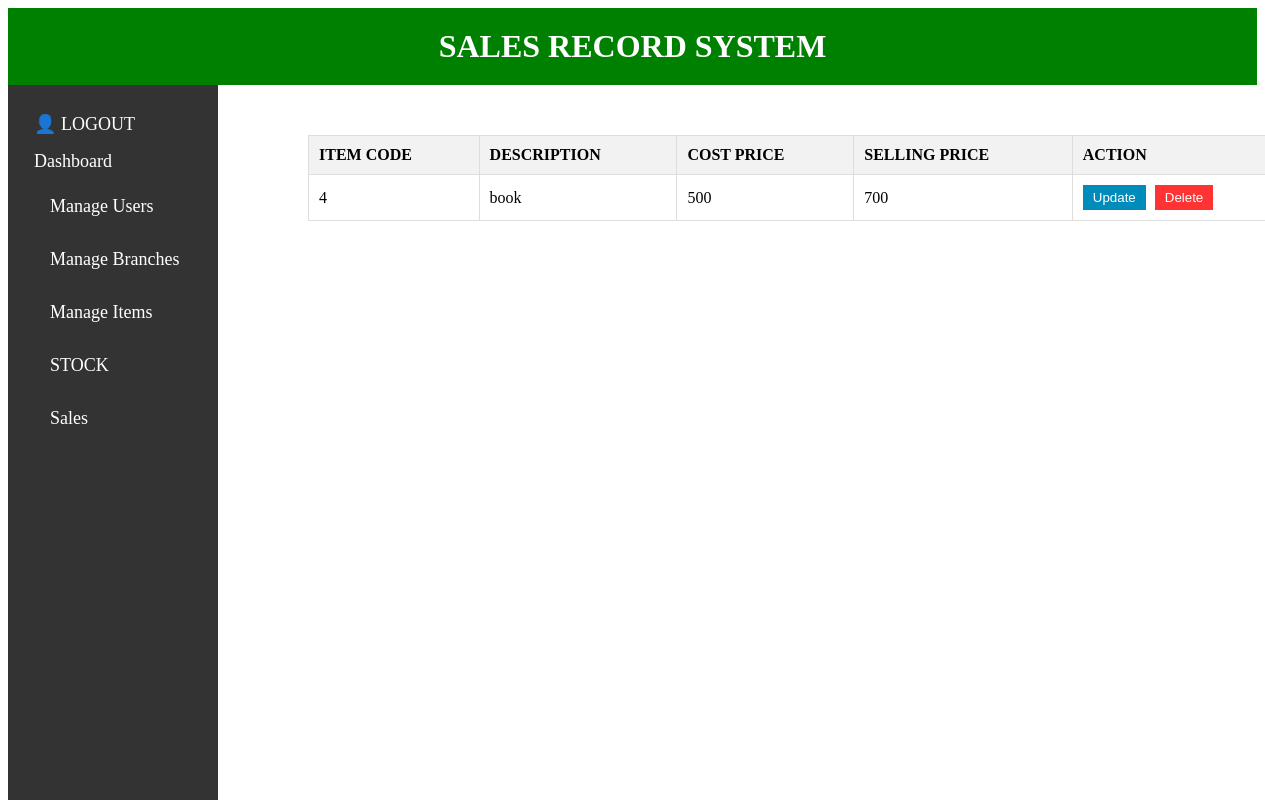
The page /stock.php on the database its author committed.
### tables this page shows
CREATE TABLE `items` (
  `id` int NOT NULL,
  `itemcode` varchar(1000) NOT NULL,
  `description` varchar(500) NOT NULL,
  `costprice` int NOT NULL,
  `sellingprice` int NOT NULL,
  `status` text
);

### stock.php (the view, shortened to what this page needs)
<?php
$servername = "localhost";
$username = "root";
$password = "mysql";
$dbname = "salesrecord";
$conn = new mysqli($servername, $username, $password, $dbname);
$sql = "SELECT id, itemcode,description,costprice,sellingprice,status FROM items WHERE status='available'";
$result = $conn->query($sql);
?>
<!DOCTYPE html>
<html>
<head>
    <div id="header">
        <h1>SALES RECORD SYSTEM</h1>
    </div>
<body>
     <div class="sidebar">
    <a href="login.php">
        <span>&#128100;</span>
        LOGOUT
    </a>
    <a href="admin.php">Dashboard</a>
    <div class="submenu">
        <a href="">Manage Users</a>
    </div>
    <div class="submenu">
        <a href="">Manage Branches</a>
    </div>
    <div class="submenu">
        <a href="">Manage Items</a>
    </div>
    <div class="submenu">
        <a href="">STOCK</a>
    </div>
<div class="submenu">
        <a href="">Sales</a>
    </div>
</div>
    <table>
        <tr>
            <th>ITEM CODE</th>
             <th>DESCRIPTION</th>
            <th>COST PRICE</th>
            <th>SELLING PRICE</th>
            <th>ACTION</th>
        </tr>
        <?php
        if ($result->num_rows > 0) {
            while ($row = $result->fetch_assoc()) {
                echo "<tr>";
                echo "<td>" . $row['itemcode'] . "</td>";
                 echo "<td>" . $row['description'] . "</td>";
                echo "<td>" . $row['costprice'] . "</td>";
                echo "<td>" . $row['sellingprice'] . "</td>";
                echo "<td class='action-buttons'>
                    <button class='update-btn' onclick='updateUser(" . $row['id'] . ")'>Update</button>
                    <button class='delete-btn' onclick='deleteUser(" . $row['id'] . ")'>Delete</button>
                  </td>";
                echo "</tr>";
            }
        } else {
            echo "<tr><td colspan='8'>No records found.</td></tr>";
        }
        ?>
    </table>
</body>
</html>

### stock.php (style rules this page uses)
#header { text-align: center; padding: 10px; margin-left: 50; background-color: green; color: #fff; }
h1 { margin: 10px 0; }
table { width: 80%; border-collapse: collapse; margin-top: 50px; margin-left: 300px; }
th, td { border: 1px solid #ddd; padding: 10px; text-align: left; }
th { background-color: #f2f2f2; }
button { padding: 8px 12px; background-color: #008CBA; color: white; border: none; cursor: pointer; margin-right: 5px; }
.sidebar { width: 200px; height: 100%; position: fixed; background-color: #333; padding-top: 20px; padding-left: 10px; color: white; }
.sidebar a { padding: 8px 8px 8px 16px; text-decoration: none; font-size: 18px; color: white; display: block; }
.submenu { padding: 8px 8px 8px 16px; text-decoration: none; font-size: 18px; color: white; display: block; position: relative; }
.action-buttons button { background-color: #008CBA; color: white; border: none; padding: 5px 10px; cursor: pointer; margin-right: 5px; }
.action-buttons button.delete-btn { background-color: #FF3333; }

### rows shown on the page
items: itemcode "4", description "book", costprice "500", sellingprice "700"
